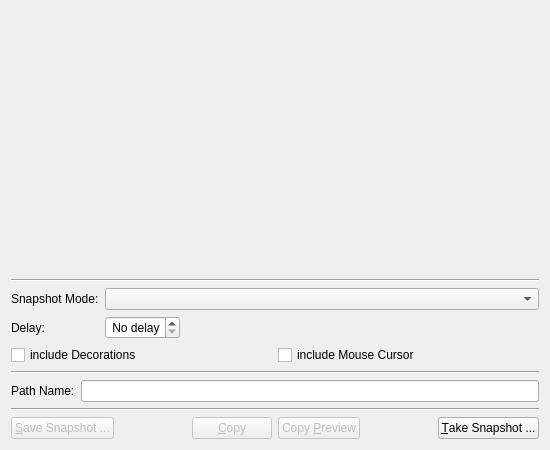
<?xml version="1.0" encoding="UTF-8"?>
<ui version="4.0">
 <class>SnapWidget</class>
 <widget class="QWidget" name="SnapWidget">
  <property name="geometry">
   <rect>
    <x>0</x>
    <y>0</y>
    <width>550</width>
    <height>450</height>
   </rect>
  </property>
  <property name="minimumSize">
   <size>
    <width>250</width>
    <height>300</height>
   </size>
  </property>
  <property name="windowTitle">
   <string>eric6 Snapshot</string>
  </property>
  <layout class="QVBoxLayout" name="verticalLayout">
   <item>
    <widget class="SnapshotPreview" name="preview">
     <property name="sizePolicy">
      <sizepolicy hsizetype="Expanding" vsizetype="Expanding">
       <horstretch>0</horstretch>
       <verstretch>0</verstretch>
      </sizepolicy>
     </property>
     <property name="minimumSize">
      <size>
       <width>230</width>
       <height>130</height>
      </size>
     </property>
     <property name="alignment">
      <set>Qt::AlignCenter</set>
     </property>
    </widget>
   </item>
   <item>
    <widget class="Line" name="line">
     <property name="orientation">
      <enum>Qt::Horizontal</enum>
     </property>
    </widget>
   </item>
   <item>
    <layout class="QGridLayout" name="gridLayout">
     <item row="0" column="0">
      <widget class="QLabel" name="label">
       <property name="text">
        <string>Snapshot Mode:</string>
       </property>
      </widget>
     </item>
     <item row="0" column="1">
      <widget class="QComboBox" name="modeCombo">
       <property name="sizePolicy">
        <sizepolicy hsizetype="Expanding" vsizetype="Fixed">
         <horstretch>0</horstretch>
         <verstretch>0</verstretch>
        </sizepolicy>
       </property>
       <property name="toolTip">
        <string>Select the snapshot mode</string>
       </property>
      </widget>
     </item>
     <item row="1" column="0">
      <widget class="QLabel" name="label_2">
       <property name="text">
        <string>Delay:</string>
       </property>
      </widget>
     </item>
     <item row="1" column="1">
      <layout class="QHBoxLayout" name="horizontalLayout_2">
       <item>
        <widget class="QSpinBox" name="delaySpin">
         <property name="toolTip">
          <string>Enter the delay before taking the snapshot</string>
         </property>
         <property name="alignment">
          <set>Qt::AlignRight|Qt::AlignTrailing|Qt::AlignVCenter</set>
         </property>
         <property name="specialValueText">
          <string> No delay</string>
         </property>
         <property name="suffix">
          <string> s</string>
         </property>
        </widget>
       </item>
       <item>
        <spacer name="horizontalSpacer_4">
         <property name="orientation">
          <enum>Qt::Horizontal</enum>
         </property>
         <property name="sizeHint" stdset="0">
          <size>
           <width>40</width>
           <height>20</height>
          </size>
         </property>
        </spacer>
       </item>
      </layout>
     </item>
     <item row="2" column="0" colspan="2">
      <layout class="QHBoxLayout" name="horizontalLayout_4">
       <item>
        <widget class="QCheckBox" name="decorationsCheckBox">
         <property name="toolTip">
          <string>Select to include the window decorations in the screenshot</string>
         </property>
         <property name="text">
          <string>include Decorations</string>
         </property>
        </widget>
       </item>
       <item>
        <widget class="QCheckBox" name="mouseCursorCheckBox">
         <property name="toolTip">
          <string>Select to include the mouse cursor in the screenshot</string>
         </property>
         <property name="text">
          <string>include Mouse Cursor</string>
         </property>
        </widget>
       </item>
      </layout>
     </item>
    </layout>
   </item>
   <item>
    <widget class="Line" name="line_3">
     <property name="orientation">
      <enum>Qt::Horizontal</enum>
     </property>
    </widget>
   </item>
   <item>
    <layout class="QHBoxLayout" name="horizontalLayout_3">
     <item>
      <widget class="QLabel" name="label_3">
       <property name="text">
        <string>Path Name:</string>
       </property>
      </widget>
     </item>
     <item>
      <widget class="QLineEdit" name="pathNameEdit">
       <property name="toolTip">
        <string>Shows the name of the directory used for saving</string>
       </property>
       <property name="readOnly">
        <bool>true</bool>
       </property>
      </widget>
     </item>
    </layout>
   </item>
   <item>
    <widget class="Line" name="line_2">
     <property name="orientation">
      <enum>Qt::Horizontal</enum>
     </property>
    </widget>
   </item>
   <item>
    <layout class="QHBoxLayout" name="horizontalLayout">
     <item>
      <widget class="QPushButton" name="saveButton">
       <property name="enabled">
        <bool>false</bool>
       </property>
       <property name="toolTip">
        <string>Press to save the snapshot</string>
       </property>
       <property name="text">
        <string>&amp;Save Snapshot ...</string>
       </property>
      </widget>
     </item>
     <item>
      <spacer name="horizontalSpacer">
       <property name="orientation">
        <enum>Qt::Horizontal</enum>
       </property>
       <property name="sizeHint" stdset="0">
        <size>
         <width>40</width>
         <height>20</height>
        </size>
       </property>
      </spacer>
     </item>
     <item>
      <widget class="QPushButton" name="copyButton">
       <property name="enabled">
        <bool>false</bool>
       </property>
       <property name="toolTip">
        <string>Press to copy the snapshot to the clipboard</string>
       </property>
       <property name="text">
        <string>&amp;Copy</string>
       </property>
      </widget>
     </item>
     <item>
      <widget class="QPushButton" name="copyPreviewButton">
       <property name="enabled">
        <bool>false</bool>
       </property>
       <property name="toolTip">
        <string>Press to copy the snapshot preview to the clipboard</string>
       </property>
       <property name="text">
        <string>Copy &amp;Preview</string>
       </property>
      </widget>
     </item>
     <item>
      <spacer name="horizontalSpacer_5">
       <property name="orientation">
        <enum>Qt::Horizontal</enum>
       </property>
       <property name="sizeHint" stdset="0">
        <size>
         <width>28</width>
         <height>20</height>
        </size>
       </property>
      </spacer>
     </item>
     <item>
      <widget class="QPushButton" name="takeButton">
       <property name="toolTip">
        <string>Press to take a snapshot</string>
       </property>
       <property name="text">
        <string>&amp;Take Snapshot ...</string>
       </property>
      </widget>
     </item>
    </layout>
   </item>
  </layout>
 </widget>
 <customwidgets>
  <customwidget>
   <class>SnapshotPreview</class>
   <extends>QLabel</extends>
   <header>Snapshot/SnapshotPreview.h</header>
  </customwidget>
 </customwidgets>
 <tabstops>
  <tabstop>modeCombo</tabstop>
  <tabstop>delaySpin</tabstop>
  <tabstop>decorationsCheckBox</tabstop>
  <tabstop>mouseCursorCheckBox</tabstop>
  <tabstop>takeButton</tabstop>
  <tabstop>pathNameEdit</tabstop>
  <tabstop>saveButton</tabstop>
  <tabstop>copyPreviewButton</tabstop>
  <tabstop>copyButton</tabstop>
 </tabstops>
 <resources/>
 <connections/>
</ui>
